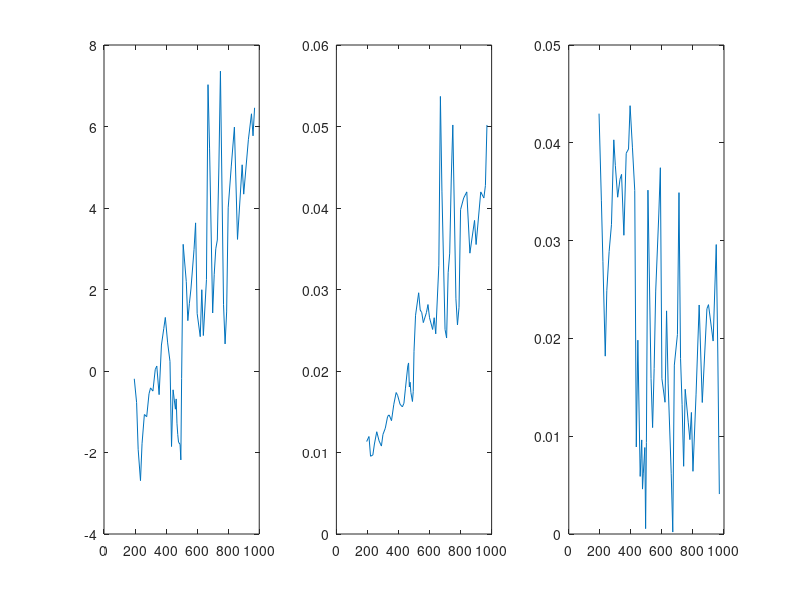
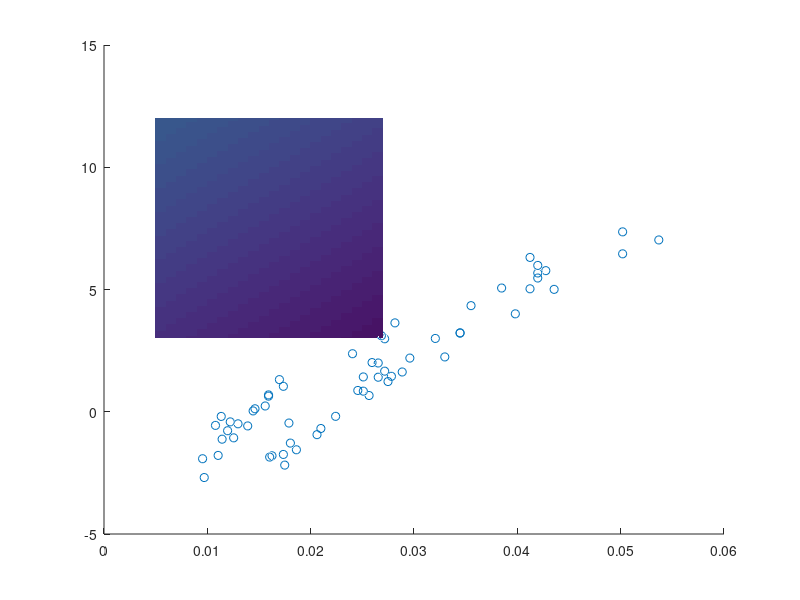

The MATLAB source for these figures, in order:
widthROI = [334.746130710420,677.656801194265,649.080911987277,620.505022780290,302.087971616721,653.163181873990,693.985880741114,628.669562553715,734.808579608239,644.998642100565,563.353244366316,579.682323913166,563.353244366316,318.417051163570,653.163181873990,530.695085272617,547.024164819466,538.859625046042,563.353244366316,538.859625046042,604.175943233441,604.175943233440,465.378767085218,473.543306858643,481.707846632067,489.872386405493,481.707846632067,440.885147764943,457.214227311793,408.226988671244,440.885147764943,440.885147764943,522.530545499192,424.556068218093,408.226988671244,383.733369350969,367.404289804119,432.720607991518,359.239750030695,391.897909124394,334.746130710420,383.733369350969,391.897909124394,400.062448897819,416.391528444668,367.404289804119,391.897909124394,391.897909124394,424.556068218094,400.062448897819,351.075210257270,342.910670483845,359.239750030695,342.910670483845,220.442573882472,351.075210257270,326.581590936995,367.404289804119,318.417051163570,400.062448897819,400.062448897819,359.239750030694,318.417051163570,163.290795468497,220.442573882472,212.278034109047,204.113494335621,269.429812523021,220.442573882471,236.771653429322,236.771653429322,220.442573882472,212.278034109047,277.594352296446,253.100732976171,220.442573882472,236.771653429321,310.252511390145,122.468096601373,138.797176148223,89.8099375076736,220.442573882472,367.404289804119,163.290795468497,253.100732976171,171.455335241922,122.468096601373,138.797176148223,114.303556827948,163.290795468497,375.568829577544,195.948954562197,106.139017054523,171.455335241922,114.303556827949,171.455335241923,146.961715921648,130.632636374798,171.455335241923,244.936193202746,163.290795468497,122.468096601373,204.113494335622,204.113494335622,106.139017054523,155.126255695072,187.784414788772,163.290795468497,106.139017054523,171.455335241922,97.9744772810982,155.126255695072];
widthROI = movmean(widthROI,3);
widthROI = 2.*pi./widthROI;
timeArrROI = [190;195;200;205;210;215;220;225;230;235;240;245;250;255;260;265;270;275;280;285;290;295;300;305;310;315;320;325;330;335;340;345;350;355;360;365;370;375;380;385;390;395;400;405;410;415;420;425;430;435;440;445;450;455;460;465;470;475;480;485;490;495;500;510;520;530;540;550;560;570;580;590;600;610;620;630;640;650;660;670;680;690;700;710;720;730;740;750;760;770;780;790;800;810;820;830;840;850;860;870;880;890;900;910;920;930;940;950;960;970;980;990];

timeContrastPeaks = [-20,-15,0,5,15,20,25,30,40,45,50,60,65,75,90,95,100,105,110,115,125,135,150,165,185,195,210,220,235,245,260,275,290,300,315,330,340,355,370,385,395,410,425,435,445,460,465,470,475,480,490,495,500,510,530,540,550,560,580,590,600,620,630,640,660,670,680,700,710,720,730,740,750,770,780,790,800,820,840,860,890,900,930,950,960,970,980];
timeContrastPeaks = timeContrastPeaks(26:end-1);
ContrastPeaks = [0.127547008373927,0.140480753795483,0.134438316371817,0.142915348838742,0.132373724269726,0.137923566462050,0.133838350094124,0.146044411669694,0.135872872675232,0.137069954461272,0.133384437243886,0.144402433102827,0.129892451624185,0.141583998572557,0.127793970700379,0.137119771870106,0.131812597687117,0.139480477256702,0.129403277955053,0.150339587852911,0.121282311466561,0.146818094923094,0.117051588865247,0.140146677147021,0.107800301158922,0.139762592876439,0.0967800044516180,0.130913621682672,0.103070499168744,0.121256216859598,0.0963768758776756,0.125255554671240,0.0936302655038440,0.133932972183901,0.0962612726020038,0.130698344374879,0.0944179545103120,0.131189292984235,0.100643477541845,0.139577665445115,0.100210767039702,0.144006232686704,0.104452394637545,0.139581313275203,0.130680518488641,0.150500053371326,0.144610457566663,0.152364159291656,0.142744286594262,0.147335243664241,0.141188074331988,0.150031119199600,0.149483531235709,0.158828129654730,0.123670432225126,0.139562617875067,0.128681065894629,0.145614337199319,0.120773869972557,0.153494173280192,0.116042019631091,0.131922907114041,0.118451088688507,0.141266330667079,0.125834405804880,0.131996401066720,0.131798054674426,0.149068444687616,0.128667124118420,0.163570811478257,0.145611676383227,0.158877333803814,0.151953358923832,0.166754039287316,0.155387572751664,0.165039533374193,0.152610070771724,0.159021833628305,0.144718484834131,0.168135866314787,0.154688960886247,0.177725417996745,0.154273007667962,0.174001526543287,0.144405764937285,0.162911881862330,0.158826538000508];
ContrastPeaks = abs(diff(ContrastPeaks));
ContrastPeaks = ContrastPeaks(26:end);

plane_con = [0.0797719764464138;-3.04227974309363;0.0119215117682414];

x_plane_str = [0.00637565879067692;-0.426275381591950;0.00190346405390785];
y_plane_str = [0.00878541586227433;-0.587391299015445;0.00253813114966687];
z_plane_str = [0.00634706262775062;-0.424363447364650;0.00192010925087108];

LA_Contrast = zeros(size(ContrastPeaks));
timePeak_Indices = zeros(size(ContrastPeaks));

for i = 1:length(ContrastPeaks)
    
    for k = 1:length(timeArrROI)
        
        if timeArrROI(k) == timeContrastPeaks(i)
            timePeak_Indices(i) = k;
            LA_Contrast(i) = (ContrastPeaks(i) - plane_con(2)*widthROI(k) - plane_con(1))/plane_con(3);
        end
        
    end
    
end

figure;
subplot(1,3,1);
plot(timeContrastPeaks,LA_Contrast);
subplot(1,3,2);
plot(timeContrastPeaks,widthROI(timePeak_Indices));
subplot(1,3,3);
plot(timeContrastPeaks,ContrastPeaks);

k_vals = [0.00497, 0.0126, 0.0273];
LA_vals = [3, 6, 12];
[X,Y] = meshgrid(LA_vals(1):0.001:LA_vals(end),k_vals(1):0.001:k_vals(end));

figure;
hold on;
scatter3(widthROI(timePeak_Indices),LA_Contrast,ContrastPeaks);
surf(Y,X,plane_con(2).*Y + plane_con(3).*X + plane_con(1),'edgecolor','none');